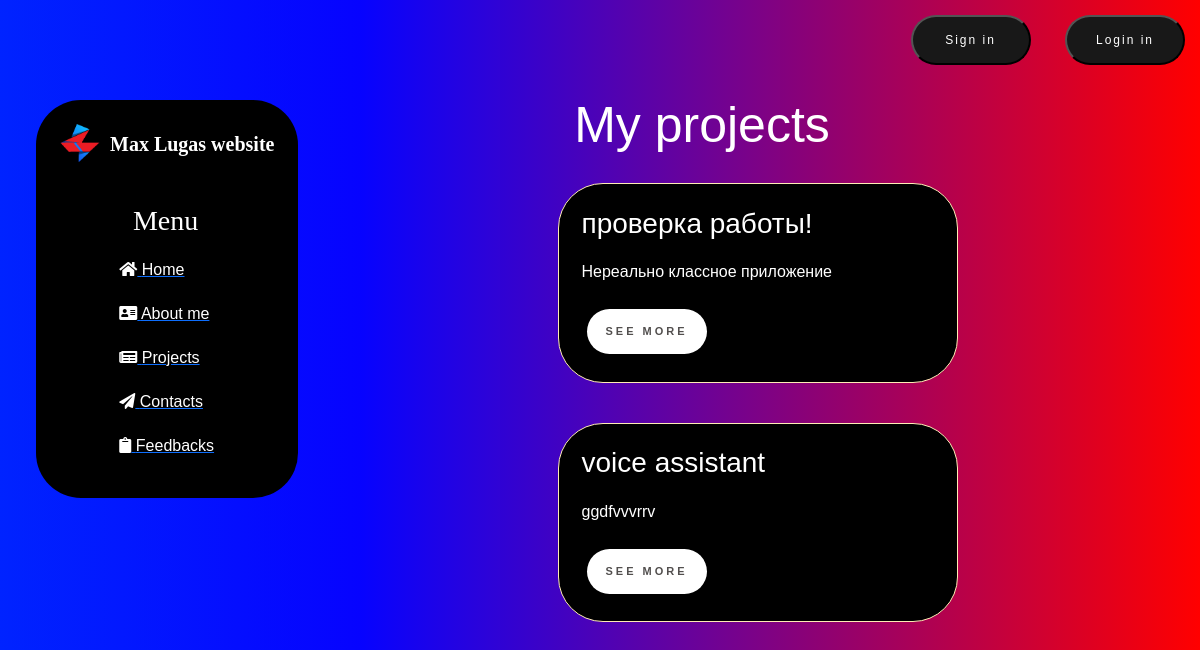
The page /project/ on the database as committed earlier.
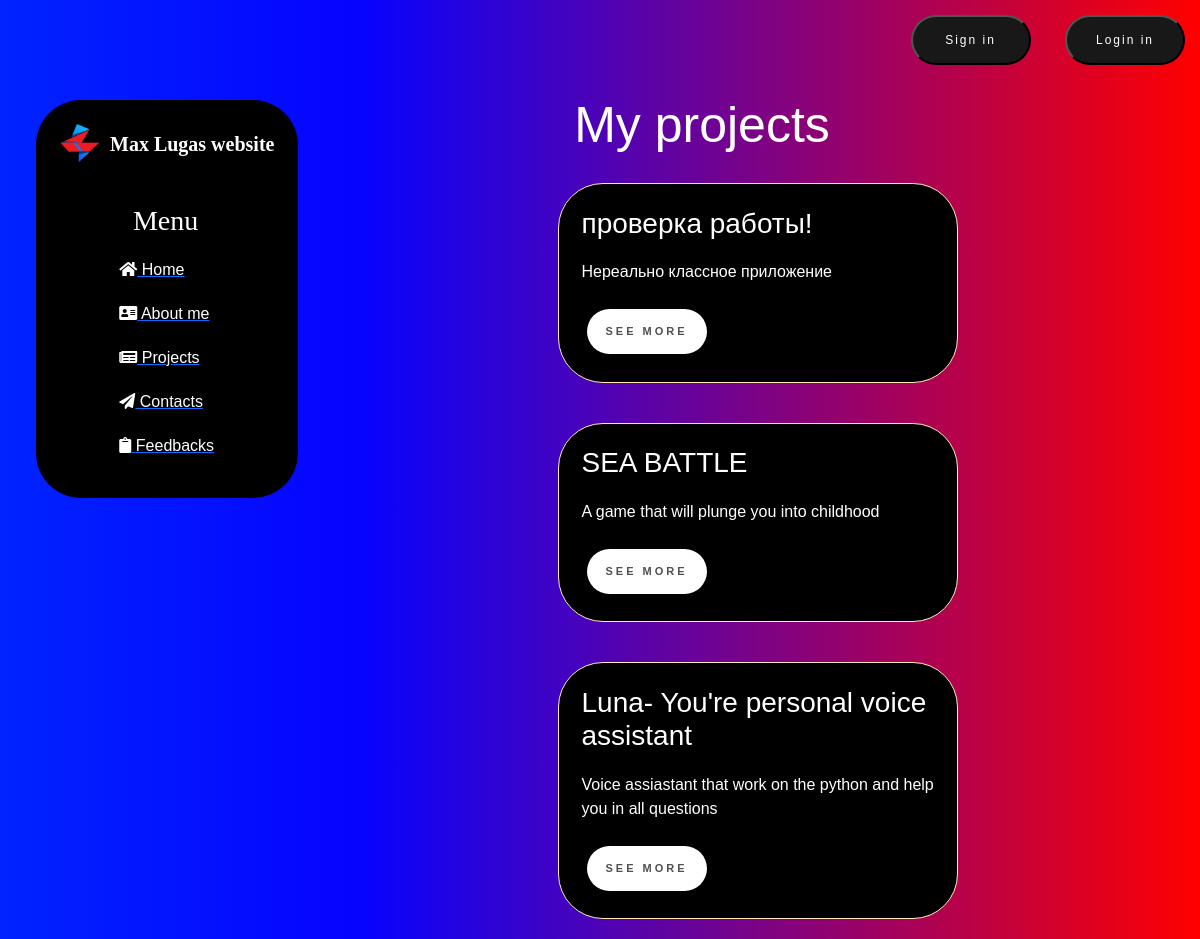
The same page on the database as committed later.
### news/models.py (models this page shows, shortened)
class Articles(models.Model):
    title = models.CharField('Title', max_length=50)
    anons = models.CharField('Anons', max_length=250)
    content = models.TextField('Content')
    date = models.DateField('Date of publication', auto_now_add=True)
    file = models.FileField(upload_to='', max_length=250, null=True, default=None, blank=True)
    class Meta:
        verbose_name = 'News'
        verbose_name_plural = "News"

### news/views.py (the view)
# urls.py: path('', views.news_home, name='news_home'),
def news_home(request):
    news = Articles.objects.order_by('-date')
    return render(request, 'news/news_home.html', {'news': news})

### news/templates/news/news_home.html (shortened to what this page needs)
{% extends 'main/layout.html' %}
{% block content %}
    <div class="features">
        <h1>My projects</h1>
        {% if news %}
            {% for el in news %}
            <div class="alert alert-warning">
                <h3>{{ el.title }}</h3>
                <p>{{ el.anons }}</p>
                <a href="{% url 'news-detail' el.pk %}" class="shine-button"> See more</a>
            </div>
            {% endfor %}
        {% else %}
            <p>No records</p>
        {% endif %}
    </div>
{% endblock %}

Rows that differ between the two databases and show on the page:
added Articles: title "SEA BATTLE", anons "A game that will plunge you into childhood"
changed Articles: title "voice assistant" → "Luna- You're personal voice assistant"; anons "ggdfvvvrrv" → "Voice assiastant that work on the python and help you in all questions"
